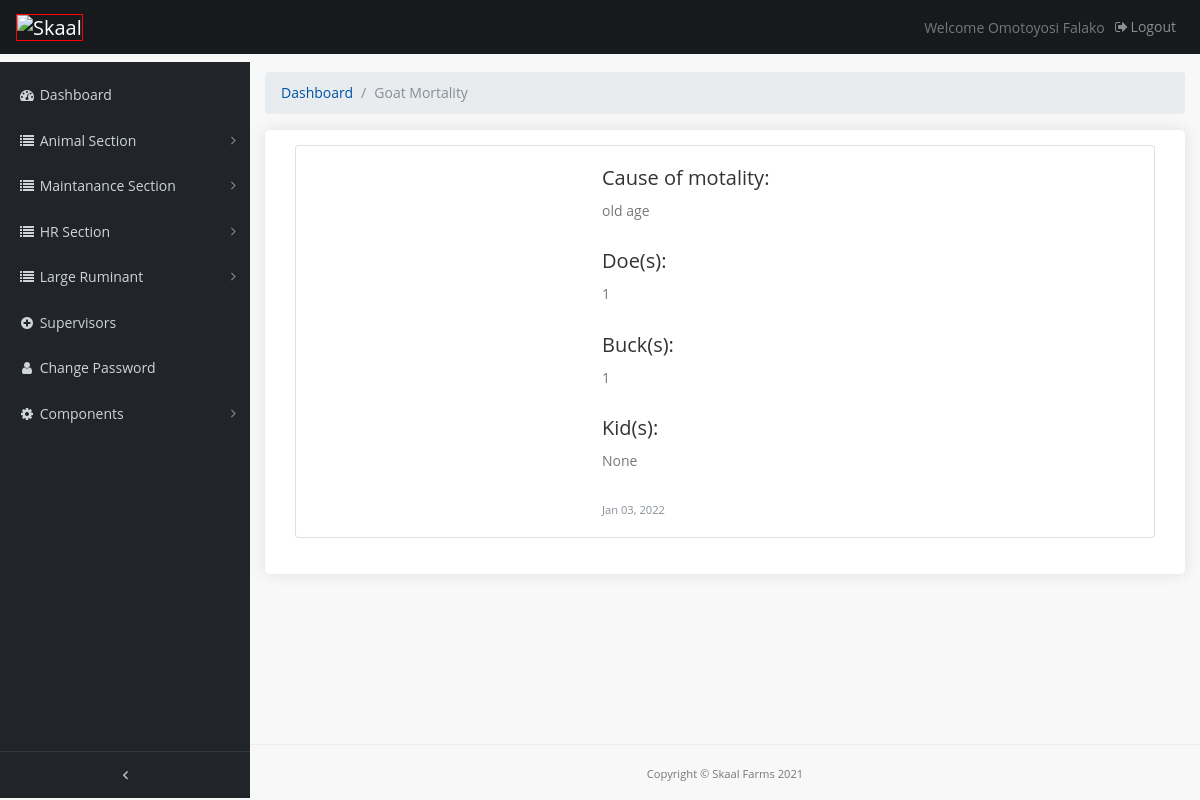
Before: /admin-page/goat-mortality-page (signed in) with the older database file.
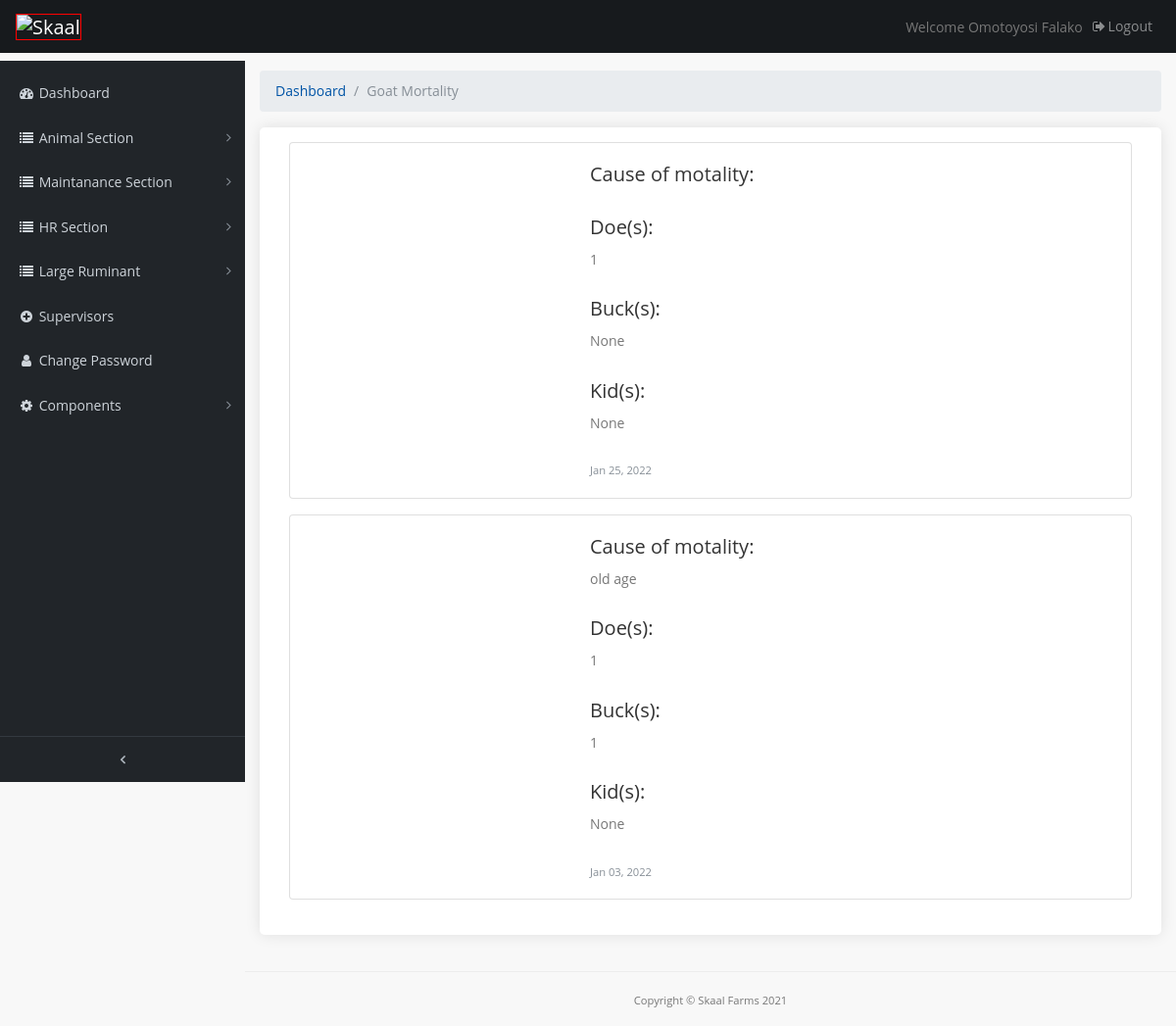
After: the same page with the newer database file.
### farmrecord/models.py (models this page shows, shortened)
class GoatMortality(models.Model):
    mortality = models.CharField(max_length=10, verbose_name='mortality')
    date = models.DateField(default=timezone.now)
    location = models.CharField(max_length=200, verbose_name='loaction(s)')
    doe_num = models.IntegerField(verbose_name='Doe(s)', blank=True, null=True)
    buck_num = models.IntegerField(verbose_name='Buck(s)', blank=True, null=True)
    kid = models.IntegerField(verbose_name='kid(s)', blank=True, null=True)
    section = models.ForeignKey(Section, verbose_name='Section', related_name='category3', null=True, on_delete=models.CASCADE)
    size = models.CharField(max_length=100, verbose_name='Size(s)')
    comment = models.TextField(max_length=500, verbose_name='Cause of death' , blank=True)
    image_1 = models.FileField(verbose_name='first image', blank=True, null=True, upload_to='uploads/',)
    image_2 = models.FileField(verbose_name=' second image', blank=True, null=True, upload_to='uploads/')
    def post_img1(self):
        if self.image_2:
          return self.image_2.url
    class Meta():
        verbose_name_plural='Goat mortality'

### main/views.py (the view)
# urls.py: path('goat-mortality-page', views.goat_mota, name='goat_mota'),
@login_required(login_url='/admin-page/login')
def goat_mota(request):
    gma = GoatMortality.objects.order_by('-date')
    return render(request, 'main/goatmot-a.html', {'gma' : gma})

### templates/main/goatmot-a.html (shortened to what this page needs)
{% extends 'main/base.html' %}
{% load static %}
{% block content %}
  <div class="content-wrapper">
    <div class="container-fluid">
      <ol class="breadcrumb">
        <li class="breadcrumb-item">
          <a href="#">Dashboard</a>
        </li>
        <li class="breadcrumb-item active">Goat Mortality</li>
      </ol>
		<div class="box_general padding_bottom">
      {% if gma %}
      {% for a in gma %}
      <div class="card mb-3">
        <div class="row no-gutters">
          <div class="col-md-4">
            <div id="carouselExampleControls" class="carousel slide" data-ride="carousel">
              <div class="carousel-inner">
              </div>
              <a class="carousel-control-prev" href="#carouselExampleControls" role="button" data-slide="prev">
                <span class="carousel-control-prev-icon" aria-hidden="true"></span>
              </a>
              <a class="carousel-control-next" href="#carouselExampleControls" role="button" data-slide="next">
                <span class="carousel-control-next-icon" aria-hidden="true"></span>
              </a>
            </div>
          </div>
          <div class="col-md-8">
            <div class="card-body">
              <h5 class="card-title">Cause of motality:</h5>
              <p class="card-text">{{ a.comment }}</p>
              <h5 class="card-title">Doe(s):</h5>
              <p class="card-text">{{ a.doe_num }}</p>
              <h5 class="card-title">Buck(s):</h5>
              <p class="card-text">{{ a.buck_num }}</p>
              <h5 class="card-title">Kid(s):</h5>
              <p class="card-text">{{ a.kid }}</p>
              <p class="card-text"><small class="text-muted">{{ a.date|date:"M d, Y" }}</small></p>
            </div>
          </div>
        </div>
      </div>
      {% endfor %}
      {% endif %}
		</div>
	  </div>
   	</div>
      {% endblock %}

Changed rows visible on the page:
added GoatMortality: doe_num "1", buck_num "None", kid "None", date "Jan 25, 2022"
